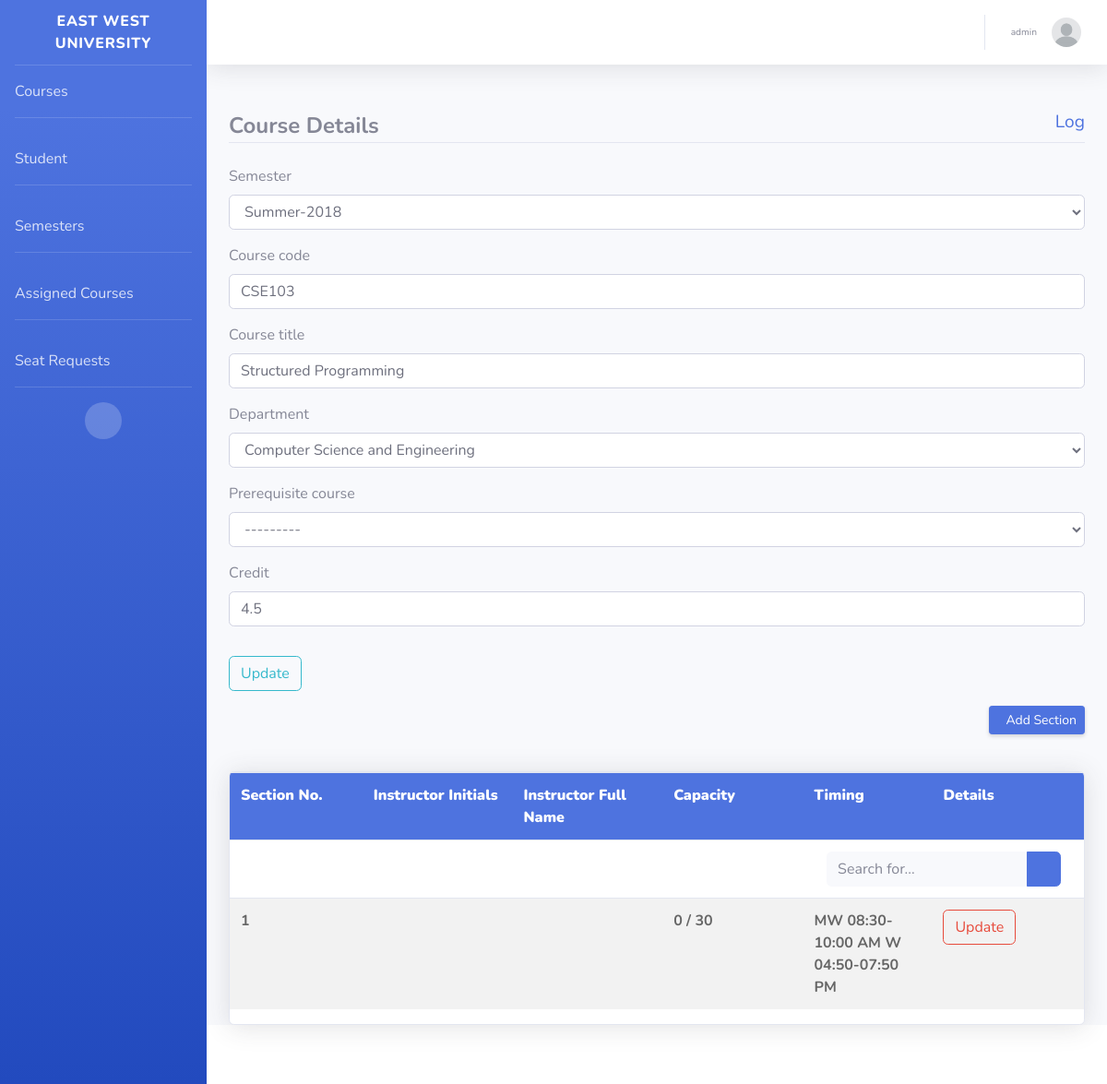
Page /course-detail/1CSE103 (signed in) on the committed database.
### advising_portal/models.py (models this page shows, shortened)
class Faculty(models.Model):
    GENDERS = (
        (MALE, MALE),
        (FEMALE, FEMALE),
        (OTHER, OTHER)
    )
    faculty_id = models.CharField(max_length=100, primary_key=True)
    name = models.CharField(max_length=30)
    initials = models.CharField(max_length=10)
    profile_picture = models.ImageField(default='default.jpg', upload_to=image_directory_path, storage=image_storage)
    gender = models.CharField(max_length=10, choices=GENDERS, default=MALE)
    date_of_birth = models.DateField(null=True)
    address = models.CharField(max_length=30)
    username = models.OneToOneField(User, on_delete=models.SET_NULL, null=True)
    created_at = models.DateTimeField(default=timezone.now)
    created_by = models.ForeignKey(User, on_delete=models.SET_NULL, null=True, related_name='faculty_creator')
    updated_at = models.DateTimeField(null=True)
    updated_by = models.ForeignKey(User, on_delete=models.SET_NULL, null=True, related_name='faculty_updater')
    history = HistoricalRecords()

class Semester(models.Model):
    semester_id = models.AutoField(primary_key=True)
    semester_name = models.CharField(max_length=50, validators=[RegexValidator(r'(Spring|Summer|Fall)\-[0-9]{4}')])
    semester_starts_at = models.DateField()
    semester_ends_at = models.DateField()
    created_at = models.DateTimeField(default=timezone.now)
    created_by = models.ForeignKey(User, on_delete=models.SET_NULL, null=True, related_name='semester_creator')
    updated_at = models.DateTimeField(null=True)
    updated_by = models.ForeignKey(User, on_delete=models.SET_NULL, null=True, related_name='semester_updater')
    advising_status = models.BooleanField(default=False)
    is_active = models.BooleanField(default=False)
    add_drop_status = models.BooleanField(default=False)
    seat_request_status = models.BooleanField(default=False)
    history = HistoricalRecords()
    class Meta:
        ordering = ['-semester_id']
    def __str__(self):
        return self.semester_name

class Course(models.Model):
    course_id = models.CharField(max_length=100, primary_key=True)
    course_code = models.CharField(max_length=10)
    course_title = models.CharField(max_length=50)
    department = models.ForeignKey(Department, on_delete=models.SET_NULL, null=True, related_name='related_department')
    prerequisite_course = models.ForeignKey('self', on_delete=models.SET_NULL, null=True, related_name='related_prerequisite_course')
    credit = models.FloatField()
    created_at = models.DateTimeField(default=timezone.now)
    created_by = models.ForeignKey(User, on_delete=models.SET_NULL, null=True, related_name='related_created_by')
    semester = models.ForeignKey(Semester, on_delete=models.SET_NULL, null=True, related_name='related_semester')
    history = HistoricalRecords()
    class Meta:
        ordering = ['course_code']
    def __str__(self):
        return self.course_code

class WeekSlot(models.Model):
    routine_id = models.CharField(max_length=100, primary_key=True)
    def __str__(self):
        get_time_slots = Routine.objects.filter(
            routine_slot_id=self.routine_id
        ).values('time_slot_id').distinct()
        routines = {}
        for routine in get_time_slots:
            time_slot = TimeSlot.objects.get(time_slot_id=routine['time_slot_id'])
            time_part = str(time_slot)[2:]
            day_part = str(time_slot)[0]
            if time_part not in routines:
                routines[time_part] = day_part
            else:
                routines[time_part] += day_part
        routine_str = ''
        for time, day in routines.items():
            routine_str += f'{day} {time} \n'
        return routine_str

class TimeSlot(models.Model):
    time_slot_id = models.CharField(max_length=100, primary_key=True)
    day = models.CharField(max_length=10)
    start_time = models.TimeField()
    end_time = models.TimeField()
    def __str__(self):
        time_visual_format = f'{self.day} {self.start_time.strftime("%I:%M %p")}-{self.end_time.strftime("%I:%M %p")}'
        if time_visual_format[8:10] == time_visual_format[17:19]:
            time_visual_format = time_visual_format[:7] + time_visual_format[10:19]
        return time_visual_format

### users/decorators.py (the view)
        def wrapper_func(request, *args, **kwargs):
            group = None
            if request.user.groups.exists():
                group = request.user.groups.all()[0].name
            if group in allowed_roles:
                return view_func(request, *args, **kwargs)
            else:
                return render(request, 'advising_portal/401.html')

### advising_portal/forms.py
class CreateCourseForm(forms.ModelForm):
    class Meta:
        model = Course
        fields = ('semester', 'course_code', 'course_title', 'department', 'prerequisite_course', 'credit')
    def __init__(self, *args, **kwargs):
        super(CreateCourseForm, self).__init__(*args, **kwargs)
        self.fields['prerequisite_course'].required = False

### advising_portal/models.py (called while the page is built)
    def __str__(self):
        return self.department_name

### advising_portal/templatetags/custom_tags.py (called while the page is built)
@register.filter(name='has_group')
def has_group(user, group_name):
    return user.groups.filter(name=group_name).exists()

### advising_portal/templates/advising_portal/course_detail.html (shortened to what this page needs)
{% extends "advising_portal/base.html" %}
{% load crispy_forms_tags %}
{% load custom_tags %}
{% block content %}
    <div class="content-section">
        <br>
        <form method="POST">
            <fieldset class="form-group">
                <legend class="border-bottom mb-4">
                    <strong style="display: flex; justify-content: space-between">
                    <span>Course Details</span><a class="small" href="{% url 'faculty-panel-course-log' course_id %}">Log</a>
                    </strong></legend>
                {{ form|crispy }}
            </fieldset>
            <div class="form-group">
                <button class="btn btn-outline-info" type="submit">Update</button>
            </div>
        </form>
    </div>
    <div align="right">
        <a href="{% url 'faculty-panel-section-create' course_code %}"
           class="d-none d-sm-inline-block btn btn-sm btn-primary shadow-sm">
            <i class="fas fa-download fa-sm text-white-50"></i>Add Section</a>
    </div>
    <div class="table-responsive card shadow custom-left-table-align">
        <table id="myTable" class="table table-striped">
            <tbody>
            <tr>
                <th class="col-md-1"><b>Section No.</b></th>
                <th class="col-md-1"><b>Instructor Initials</b></th>
                <th class="col-md-1"><b>Instructor Full Name</b></th>
                <th class="col-md-1"><b>Capacity</b></th>
                <th class="col-md-1"><b>Timing</b></th>
                <th class="col-md-1"><b>Details</b></th>
            </tr>
            <tr>
                <td colspan="7" align="right">
                    <form
                            class="d-none d-sm-inline-block form-inline mr-auto ml-md-3 my-2 my-md-0 mw-100 navbar-search">
                        <div class="input-group custom-search-align">
                            <input type="text" id="myInput" onkeyup="table_search(6)"
                                   class="form-control bg-light border-0 small" placeholder="Search for..."
                                   aria-label="Search" aria-describedby="basic-addon2">
                            <div class="input-group-append">
                                <button class="btn btn-primary" type="button">
                                    <i class="fas fa-search fa-sm"></i>
                                </button>
                            </div>
                        </div>
                    </form>
                </td>
            </tr>
            {% for section in sections %}
                <tr>
                    <td class="col-md-1">{{ section.section_no }}</td>
                    <td class="col-md-1">{{ section.instructor_initials }}</td>
                    <td class="col-md-1">{{ section.instructor_name }}</td>
                    <td class="col-md-1">{{ section.total_students }} / {{ section.section_capacity }}</td>
                    <td class="col-md-1">{{ section.formatted_routine }}</td>
                    <td class="col-md-1">
                        <button class="btn btn-outline-danger" type="submit"
                                onclick="location.href='{% url 'faculty-panel-section-detail' section.section_id %}'">
                            Update
                        </button>
                    </td>
                </tr>
            {% endfor %}
            </tbody>
        </table>
    </div>
{% endblock content %}

### advising_portal/templates/advising_portal/base.html (shortened to what this page needs)
{% load static %}
{% load custom_tags %}
<!DOCTYPE html>
<html lang="en">
<head>
    <link href="{% static 'advising_portal/requirements/fontawesome-free/css/all.min.css' %}" rel="stylesheet" type="text/css">
    <link href="{% static 'advising_portal/css/basic.min.css' %}" rel="stylesheet">
    <link href="{% static 'advising_portal/css/my_css.css' %}" rel="stylesheet">
</head>
<body id="page-top">
<div id="wrapper">
    <ul class="navbar-nav bg-gradient-primary sidebar sidebar-dark accordion" id="accordionSidebar">
        <a class="sidebar-brand d-flex align-items-center justify-content-center" href="{% url 'student-panel-home' %}">
            <div class="sidebar-brand-text mx-3">East West University</div>
        </a>
        <hr class="sidebar-divider my-0">
        {% if user|has_group:"student" %}
            <li class="nav-item">
                <a class="nav-link" href="{% url 'student-panel-portal' 'recommended' %}">
                    Advising
                </a>
            </li>
            <hr class="sidebar-divider">
            <li class="nav-item">
                <a class="nav-link" href="{% url 'student-panel-advised-courses' %}">
                    Advised Courses
                </a>
            </li>
            <hr class="sidebar-divider">
            <li class="nav-item">
                <a class="nav-link" href="{% url 'student-panel-request-section-list-view' %}">
                    Seat Request
                </a>
            </li>
            <hr class="sidebar-divider">
            <li class="nav-item">
                <a class="nav-link" href="{% url 'student-panel-grade-report' %}">
                    Grade Report
                </a>
            </li>
            <hr class="sidebar-divider d-none d-md-block">
        {% else %}
            <li class="nav-item">
                <a class="nav-link" href="{% url 'faculty-panel-course-list' %}">
                    Courses
                </a>
            </li>
            <hr class="sidebar-divider">
            <li class="nav-item">
                <a class="nav-link" href="{% url 'faculty-panel-student-list' %}">
                    Student
                </a>
            </li>
            <hr class="sidebar-divider">
            <li class="nav-item">
                <a class="nav-link" href="{% url 'faculty-panel-semester-list' %}">
                    Semesters
                </a>
            </li>
            <hr class="sidebar-divider">
            <li class="nav-item">
                <a class="nav-link" href="{% url 'faculty-panel-assigned-sections' %}">
                    Assigned Courses
                </a>
            </li>
            <hr class="sidebar-divider">
            <li class="nav-item">
                <a class="nav-link" href="{% url 'faculty-panel-section-request-list' %}">
                    Seat Requests
                </a>
            </li>
            <hr class="sidebar-divider">
        {% endif %}
        <div class="text-center d-none d-md-inline">
            <button class="rounded-circle border-0" id="sidebarToggle"></button>
        </div>
    </ul>
    <div id="content-wrapper" class="d-flex flex-column">
        <div id="content">
            <nav class="navbar navbar-expand navbar-light bg-white topbar mb-4 static-top shadow">
                <ul class="navbar-nav ml-auto">
                    <li class="nav-item dropdown no-arrow">
                        <a class="nav-link dropdown-toggle" href="#" id="userDropdown" role="button"
                           data-toggle="dropdown" aria-haspopup="true" aria-expanded="false">
                            <span class="mr-2 d-none d-lg-inline text-gray-600 small">
                                    {% if user|has_group:"student" %}
                                        <span class="mr-2 d-none d-lg-inline text-gray-600 small">{{ user.student.name }}</span>
                                    {% else %}
                                        <span class="mr-2 d-none d-lg-inline text-gray-600 small">{{ user.faculty.name }}</span>
                                    {% endif %}
                                </span>
                            {% if user|has_group:"student" %}
                                <img class="img-profile rounded-circle" src="{{ user.student.profile_picture.url }}">
                            {% else %}
                                <img class="img-profile rounded-circle" src="{{ user.faculty.profile_picture.url }}">
                            {% endif %}
                        </a>
                    </li>
                </ul>
            </nav>
            <div class="container-fluid">
                {% block content %}{% endblock %}
            </div>
        </div>
        <footer class="sticky-footer bg-white">
        </footer>
    </div>
</div>
</body>
</html>

### advising_portal/static/advising_portal/css/my_css.css (style rules this page uses)
.custom-search-align { padding-right: 13px; }
.custom-left-table-align { margin-top: 40px; }
.custom-left-table-align th { background-color: #4e73df; color: #ffffff; }
.custom-left-table-align td { color: rgba(0, 0, 0, 0.58); font-weight: bold; }

### rows in the picture
Semester: semester "Summer-2018"
Course: course_code "CSE103", course_title "Structured Programming", department "Computer Science and Engineering", prerequisite_course "---------", credit "4.5"
WeekSlot: section_no "1", total_students "0", section_capacity "30", formatted_routine "MW 08:30-10:00 AM W 04:50-07:50 PM"

### other values in the picture
{{ user.faculty.name }} "admin"
